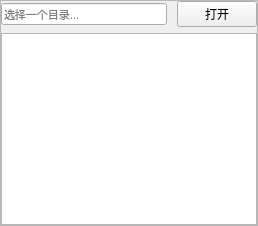
             <widget class="QFrame" name="frmPageNoteLeft">
              <property name="frameShape">
               <enum>QFrame::Shape::StyledPanel</enum>
              </property>
              <property name="frameShadow">
               <enum>QFrame::Shadow::Raised</enum>
              </property>
              <layout class="QVBoxLayout" name="verticalLayout_21">
               <property name="leftMargin">
                <number>0</number>
               </property>
               <property name="topMargin">
                <number>0</number>
               </property>
               <property name="rightMargin">
                <number>0</number>
               </property>
               <property name="bottomMargin">
                <number>0</number>
               </property>
               <item>
                <widget class="QWidget" name="widget" native="true">
                 <layout class="QHBoxLayout" name="horizontalLayout_13">
                  <property name="spacing">
                   <number>10</number>
                  </property>
                  <property name="leftMargin">
                   <number>0</number>
                  </property>
                  <property name="topMargin">
                   <number>0</number>
                  </property>
                  <property name="rightMargin">
                   <number>0</number>
                  </property>
                  <property name="bottomMargin">
                   <number>0</number>
                  </property>
                  <item>
                   <widget class="QLineEdit" name="edtNoteDir">
                    <property name="enabled">
                     <bool>true</bool>
                    </property>
                    <property name="font">
                     <font>
                      <family>-apple-system</family>
                      <pointsize>8</pointsize>
                     </font>
                    </property>
                    <property name="readOnly">
                     <bool>true</bool>
                    </property>
                    <property name="placeholderText">
                     <string>选择一个目录...</string>
                    </property>
                   </widget>
                  </item>
                  <item>
                   <widget class="QPushButton" name="btnOpenNoteDir">
                    <property name="cursor">
                     <cursorShape>PointingHandCursor</cursorShape>
                    </property>
                    <property name="text">
                     <string>打开</string>
                    </property>
                   </widget>
                  </item>
                 </layout>
                </widget>
               </item>
               <item>
                <widget class="QTreeView" name="tvwNoteFile"/>
               </item>
              </layout>
             </widget>
